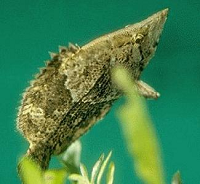
%> input picture Doctoral mission/fish.bmp, 200 x 184 px
$ octave Experiment_with_different_step.m   (GNU Octave 9; MATLAB toolbox functions it lacks are replaced by stand-ins)
%> lines starting %> are read from the running program, lines starting %| are printed output that depends on the picture; in (x1, y1, x2, y2) boxes, pixels count from 0 and x2, y2 are one past the last pixel; in counts of white or black regions, pixels touching at a corner belong together; the program's own positions count from 1
### Doctoral mission/Gradient_calculation.m
function [out_row,out_colum,out_final]=Gradient_calculation(input)
[w,h]=size(input);
gradient_row=zeros(w,h);
gradient_column=zeros(w,h);
gradient_final=zeros(w,h);
for i=1:w-1
    for j=1:h-1
        gradient_row(i,j)=input(i,j+1)-input(i,j);
        gradient_column(i,j)=input(i+1,j)-input(i,j);
        if(abs(gradient_row(i,j))>= abs(gradient_column(i,j)))
            gradient_final(i,j)=abs(gradient_row(i,j));
        else
            gradient_final(i,j)=abs(gradient_column(i,j));
        end
    end
end
out_row=gradient_row;
out_colum=gradient_column;
out_final=gradient_final;

### Doctoral mission/Calculation_Parameters.m
function out=Calculation_Parameters(input_gradient)
%% seting  parameters
threshold=[30,40,50,60];
% compared the width and length of the image to obtain the smaller
% dimension,represented by min_value. We then set the edge lengths of
% patches to 2%¡Álp, 4%¡Álp, ..., 10%¡Álp, and 12%¡Álp, respectively.
[length_img,width_img]=size(input_gradient);
min_value=min(length_img,width_img);
patch_size=[ceil(min_value*0.04),ceil(min_value*0.06),ceil(min_value*0.08)];
offset=(1:1:5);
storage_value=zeros(60,5);
temp_variable=1;%for to save the final value
%%
for i=1:4  % threshold
    for j=1:5  % stride
        for k=1:3 %patch size
        input_gradient(find(input_gradient<threshold(i)))=0;%Modify the threshold to get a different gradient map
        temp_input_gradient=input_gradient;
        temp_input_gradient(find(temp_input_gradient>0))=1;
        temp_input=temp_input_gradient(:,offset(j)+1:end);
        %%
        statistic_data_gradient=blkproc(temp_input,[patch_size(k) patch_size(k)],'sum2');%Select the appropriate batch size
        max_gradient_value=max(max(statistic_data_gradient));% find the max number
        same_sum_gradient_num=zeros(1,max_gradient_value);%statistics the same distance
        for i_1=1:max_gradient_value
            same_sum_gradient_num(1,i_1)=length(find(statistic_data_gradient==i_1));
        end
        %%
        out_range=range_point(same_sum_gradient_num);
        %%
        sum_value=sum(same_sum_gradient_num);
        l_p=out_range(2,1);
        r_p=out_range(2,2);
        partial_sum=sum(same_sum_gradient_num(l_p:r_p));
        ratio_value=partial_sum/sum_value;
        storage_value(temp_variable,:)=[temp_variable,threshold(i),offset(j),patch_size(k),ratio_value];
        temp_variable=temp_variable+1;% count number
        end
    end
end
temp_storage=storage_value(:,5);
temp_storage(ismember(temp_storage,1))=0;
max_ratio_value=max(max(temp_storage));% find the max number
[x,y]=find(temp_storage==max_ratio_value); % find the location of the max number
out=storage_value(x,:);

### Doctoral mission/Buchsbaum_implementation.m
function [out1,out2,out3,out4,out5,out6]=Buchsbaum_implementation(input)

% [5 lines of commented-out code are left out]
img_rgb=input;
%%
[m n z]=size(img_rgb);
if(z>1)
    img_gray=rgb2gray(img_rgb);
else
    img_gray=img_rgb;
end
%% Background brightness
[W,H]=size(img_gray);
X_img=zeros(W+2,H+2);
X_img(2:W+1,2:H+1)=img_gray;
for i=2:W+1
    for j=2:H+1
    B_right_direction=1/4*(X_img(i-1,j)+X_img(i+1,j)+X_img(i,j-1)+X_img(i,j+1));%directly left, right, up and down of the pixel
    B_diagonal_line=1/(4*sqrt(2))*(X_img(i-1,j-1)+X_img(i+1,j-1)+X_img(i-1,j+1)+X_img(i+1,j+1));%the pixels diagonally one pixel away
    B(i,j)=1/2*(1/2*(B_right_direction+B_diagonal_line)+X_img(i,j)); % B is the value of brightness
    end
end
B_brightness= B(2:W+1,2:H+1);
figure
imshow(uint8(B_brightness));
title('背景亮度图');
%% calculate the max pixel value and the min pixel value in a image
min_value=min(min(img_gray));
max_value=max(max(img_gray));
B_t=max_value-min_value;
%% canny edge detect
BW1 = edge(X_img,'canny');  % 调用canny函数
[out_row_gray,out_colum_gray,out_final_gray_1]=Gradient_calculation(img_gray);
Gradient_value=out_final_gray_1;
figure
imshow(uint8(Gradient_value));
title('梯度图');
%% set parameters
a1=0;
a2=0.3;
a3=0.7;
beta=0.02;
B_x1=a1*B_t;
B_x2=a2*B_t;
B_x3=a3*B_t;
%%
K1=beta/100*max(max(Gradient_value./B_brightness));
K2=K1*sqrt(double(B_x2));
K3=K1/B_x3;
%%
% [7 lines of commented-out code are left out]
%%
temp_brightness2=B_brightness;
temp_brightness2(find(temp_brightness2>=B_x1&temp_brightness2<=B_x2))=0;
temp_brightness_2=temp_brightness2;
temp_brightness_2(find(temp_brightness_2>0))=1;
figure
imshow(img_rgb);
hold on;
out=shadow(temp_brightness2,1);
title('德弗里斯区');
set(gcf,'color','w');
%%
temp_brightness3=B_brightness;
temp_brightness3(find(temp_brightness3>=B_x3))=0;
temp_brightness_3=temp_brightness3;
figure
imshow(img_rgb);
hold on;
out=shadow(temp_brightness3,1);
title('饱和区');
set(gcf,'color','w');
%%
temp_brightness4=B_brightness;
temp_brightness4(find(temp_brightness4>=B_x2&temp_brightness4<=B_x3))=0;
temp_brightness_4=temp_brightness4;
temp_brightness_4(find(temp_brightness_4>0))=1;
figure
imshow(img_rgb);
hold on;
out=shadow(temp_brightness4,1);
title('韦伯区');
set(gcf,'color','w');
%%
temp_brightness5=B_brightness;
temp_brightness5(find(temp_brightness5>=B_x1&temp_brightness5<=B_x3))=0;
temp_brightness_5=temp_brightness5;
temp_brightness_5(find(temp_brightness_5>0))=1;
figure
imshow(img_rgb);
hold on;
out=shadow(temp_brightness5,1);
title('德弗里斯区+韦伯区');
set(gcf,'color','w');
%%
temp_brightness6=B_brightness;
temp_brightness6(find(temp_brightness6>=B_x1))=0;
temp_brightness_6=temp_brightness6;
temp_brightness_6(find(temp_brightness_6>0))=1;
figure
imshow(img_rgb);
hold on;
out=shadow(temp_brightness6,1);
title('德弗里斯区+韦伯区+饱和区');
set(gcf,'color','w');
%%
temp_brightness7=B_brightness;
temp_brightness7(find(temp_brightness7>=B_x2))=0;
temp_brightness_7=temp_brightness7;
temp_brightness_7(find(temp_brightness_7>0))=1;
figure
imshow(img_rgb);
hold on;
out=shadow(temp_brightness7,1);
title('韦伯区+饱和区');
set(gcf,'color','w');
%%  threshold processing
Gradient_value(find(Gradient_value<40))=0;%Modify the threshold to get a different gradient map
figure
imshow(uint8(Gradient_value));
title('阈值=40图');
%%
out1=temp_brightness_2;% 德弗里斯区
out2=temp_brightness_4;% 韦伯区
out3=temp_brightness_3;% 饱和区
out4=temp_brightness_5;% 德弗里斯区+韦伯区
out5=temp_brightness_6;% 德弗里斯区+韦伯区+饱和区
out6=temp_brightness_7;% 韦伯区+饱和区

### Doctoral mission/shadow.m
function out=shadow(input,value)
% [4 lines of commented-out code are left out]
hold on;
%%
a=input<value;% nature image
% a=input>value;% structure image
%%
[m n]=find(a);
for ii=1:length(m)
%     x=n(ii)+[-1 0 0 -1];
%     y=m(ii)+[-1 -1 0 0];
x=n(ii)+[0 0 1 1];
y=m(ii)+[0 1 1 0];
    patch(x,y,'b','edgecolor','none','facealpha',0.4);
end
hold off;
% axis equal;     %axis square/将当前坐标系图形设置为方形。横轴及纵轴比例是1：1
                  %axis equal/将横轴纵轴的定标系数设成相同值
out=1;

### Doctoral mission/Experiment_with_different_step.m
close all
addpath(genpath(pwd));
%% input the picture
[FileName, FilePath]=uigetfile('*.jpg;*.png;*.tif;*.img;*.bmp;*.gif;','请选择图像数据');
%> the answer given: fish.bmp
str=[FilePath FileName];
img_rgb=imread(str);
%> img_rgb is the input picture: size 184x200x3 uint8; mean R, G, B 64.8, 130.4, 80.8
%%
img_gray=rgb2gray(img_rgb);
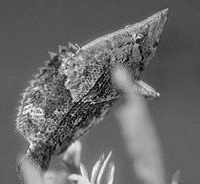
%> img_gray: size 184x200 uint8; min 1, max 251, mean 105.1
temp_img_gray=img_gray;
temp_img_gray=im2double(temp_img_gray);
[out_row_gray,out_colum_gray,out_final_gray]=Gradient_calculation(temp_img_gray);%Calculate the gradient
%> after the loop in Gradient_calculation, `for i=1:w-1`:
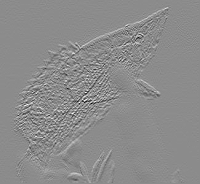
%> gradient_column: size 184x200 double; min -0.714, max 0.588, mean 0.00127; drawn with min black and max white
%> after the loop in Gradient_calculation, `for i=1:w-1`:
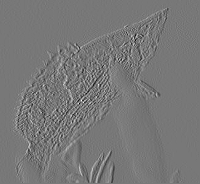
%> gradient_row: size 184x200 double; min -0.635, max 0.714, mean -9.42e-05; drawn with min black and max white
temp_abs_gray_gradient=im2uint8(out_final_gray);
%%
out_parameter=Calculation_Parameters(temp_abs_gray_gradient);
%> after the loop in Calculation_Parameters, `for i=1:4`:
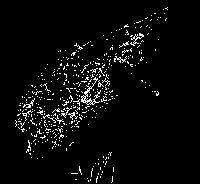
%> temp_input_gradient: size 184x200 uint8; values 0 (black) and 1 (white), 4.1% white in thin lines or dots, all inside (x1, y1, x2, y2) = (15, 7, 168, 183)
%> after the loop in Calculation_Parameters, `for i=1:4`: same_sum_gradient_num = 86 values, max 6 at index 3, min 0 at index 17, mean 0.86; storage_value = 60 rows, first 8: [1 30 1 8 0.567; 2 30 1 12 0.512; 3 30 1 15 0.516; 4 30 2 8 0.571; 5 30 2 12 0.508; 6 30 2 15 0.511; 7 30 3 8 0.525; 8 30 3 12 0.511]; temp_variable = 61
%> in Calculation_Parameters, `temp_storage=storage_value(:,5);`: temp_storage = 60 values, max 0.656 at index 58, min 0.5 at index 21, mean 0.536
%> in Calculation_Parameters, `max_ratio_value=max(max(temp_storage));`: max_ratio_value = 0.656
%> in Calculation_Parameters, `[x,y]=find(temp_storage==max_ratio_value);`: x = 58; y = 1
%> in Calculation_Parameters, `out=storage_value(x,:);`: out = [58 60 5 8 0.656]
%> out_parameter = [58 60 5 8 0.656]
% [out1,out2,out3,out4,out5,out6]=Buchsbaum_implementation(img_rgb);
[out1,out2,out3,out4,out5,out6]=Buchsbaum_implementation(im2uint8(out_final_gray));
%> after the loop in Buchsbaum_implementation, `for i=2:W+1`:
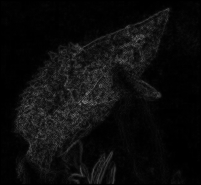
%> B: size 185x201 double; min 0, max 120.9, mean 12.9
%> in Buchsbaum_implementation, `min_value=min(min(img_gray));`: min_value = 0
%> in Buchsbaum_implementation, `max_value=max(max(img_gray));`: max_value = 182
%> in Buchsbaum_implementation, `BW1 = edge(X_img,'canny');`: BW1: size 186x202 logical; 11.2% white in thin lines or dots, all inside (x1, y1, x2, y2) = (14, 7, 185, 185)
%> after the loop in Gradient_calculation (call 2), `for i=1:w-1`:
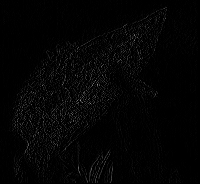
%> gradient_row: size 184x200 double; min 0, max 146, mean 4.1
%> in Buchsbaum_implementation, `B_x1=a1*B_t;`: B_x1 = 0
%> in Buchsbaum_implementation, `B_x2=a2*B_t;`: B_x2 = 55
%> in Buchsbaum_implementation, `B_x3=a3*B_t;`: B_x3 = 127
%> in Buchsbaum_implementation, `K1=beta/100*max(max(Gradient_value./B_brightness));`: K1 = 0.0032
%> in Buchsbaum_implementation, `K2=K1*sqrt(double(B_x2));`: K2 = 0.0237
%> in Buchsbaum_implementation, `K3=K1/B_x3;`: K3 = 0
%> in Buchsbaum_implementation, `temp_brightness_2(find(temp_brightness_2>0))=1;`:
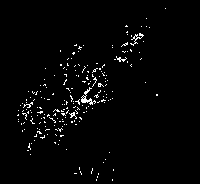
%> temp_brightness_2: size 184x200 double; values 0 (black) and 1 (white), 2.1% white in thin lines or dots, all inside (x1, y1, x2, y2) = (17, 8, 166, 181)
%> in shadow, `[m n]=find(a);`: m = 36021 values from 1 to 184; n = 36021 values from 1 to 200
%> (the run ends here)
